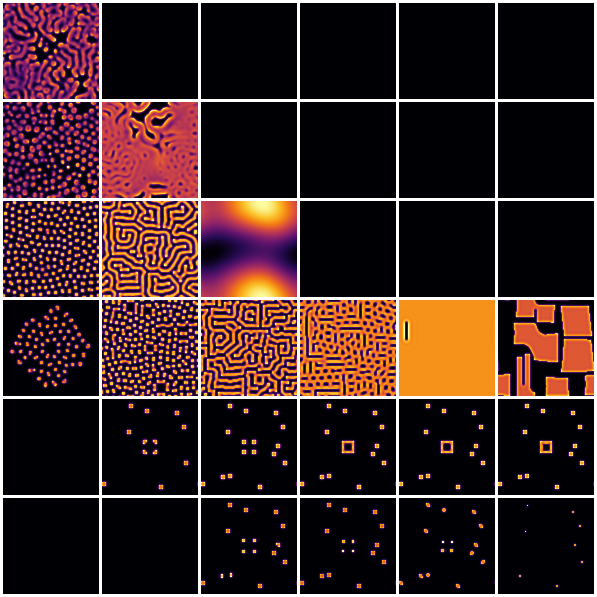

This chart was generated by the following Python code:
"""
Gray-Scott morphogenesis map (2026-06-18) — making/ entry #2.

The first entry (reaction_diffusion.py) ran four named regimes and one — "coral" —
came out wrong: hollow square rings, not branching coral. So this maps the whole
neighborhood. A grid of (feed F, kill k) values, one Gray-Scott run per cell, tiled
into a single image. The point is to *see the territory*: how the qualitative
regimes (spots, worms/maze, coral, dissolution, U-skate) tile the parameter plane,
and where the real coral actually lives — resolving the mislabel by looking, across
the space rather than at one point.

Cols = F (feed), left→right increasing. Rows = k (kill), top→bottom increasing.
numpy + PIL only. Lower per-cell resolution (it's a map, not a portrait).
"""
import numpy as np
from PIL import Image
import os

R = 96               # per-cell resolution (map, not portrait)
STEPS = 7000
Du, Dv, dt = 0.16, 0.08, 1.0
NF, NK = 6, 6
F_vals = np.linspace(0.018, 0.062, NF)
K_vals = np.linspace(0.049, 0.067, NK)

_CTRL = np.array([
    [0, 0, 4], [40, 11, 84], [101, 21, 110], [159, 42, 99],
    [212, 72, 66], [245, 125, 21], [250, 193, 39], [252, 255, 164],
], dtype=np.float64)
def _lut():
    xs = np.linspace(0, 1, len(_CTRL)); grid = np.linspace(0, 1, 256)
    return np.stack([np.interp(grid, xs, _CTRL[:, c]) for c in range(3)], 1).astype(np.uint8)
LUT = _lut()

def laplacian(Z):
    return (-1.0 * Z
            + 0.20 * (np.roll(Z, 1, 0) + np.roll(Z, -1, 0) + np.roll(Z, 1, 1) + np.roll(Z, -1, 1))
            + 0.05 * (np.roll(np.roll(Z, 1, 0), 1, 1) + np.roll(np.roll(Z, 1, 0), -1, 1)
                      + np.roll(np.roll(Z, -1, 0), 1, 1) + np.roll(np.roll(Z, -1, 0), -1, 1)))

def run(F, k, seed=7):
    rng = np.random.default_rng(seed)
    U = np.ones((R, R)); V = np.zeros((R, R))
    r = max(4, R // 16); c = R // 2
    U[c-r:c+r, c-r:c+r] = 0.5; V[c-r:c+r, c-r:c+r] = 0.25
    for _ in range(12):
        y, x = rng.integers(0, R - 4, 2)
        U[y:y+4, x:x+4] = 0.5; V[y:y+4, x:x+4] = 0.25
    V += 0.02 * rng.random((R, R))
    for _ in range(STEPS):
        uvv = U * V * V
        U += (Du * laplacian(U) - uvv + F * (1.0 - U)) * dt
        V += (Dv * laplacian(V) + uvv - (F + k) * V) * dt
    return V

def cell(V):
    v = V - V.min(); v /= (v.max() + 1e-9)
    return LUT[(v * 255).astype(np.uint8)]

if __name__ == "__main__":
    b = 3
    W = NF * R + (NF + 1) * b
    H = NK * R + (NK + 1) * b
    canvas = np.full((H, W, 3), 255, np.uint8)
    for i, k in enumerate(K_vals):
        for j, F in enumerate(F_vals):
            V = run(float(F), float(k))
            y0 = b + i * (R + b); x0 = b + j * (R + b)
            canvas[y0:y0+R, x0:x0+R] = cell(V)
            print(f"row{i} k={k:.4f} | col{j} F={F:.4f} | V>0.2 = {(V>0.2).mean():5.1%}", flush=True)
    out = os.path.join(os.path.dirname(os.path.abspath(__file__)), "rd_parameter_map.png")
    Image.fromarray(canvas).save(out)
    print("saved", out)
    print("F (cols L->R):", [f"{x:.4f}" for x in F_vals])
    print("k (rows T->B):", [f"{x:.4f}" for x in K_vals])
